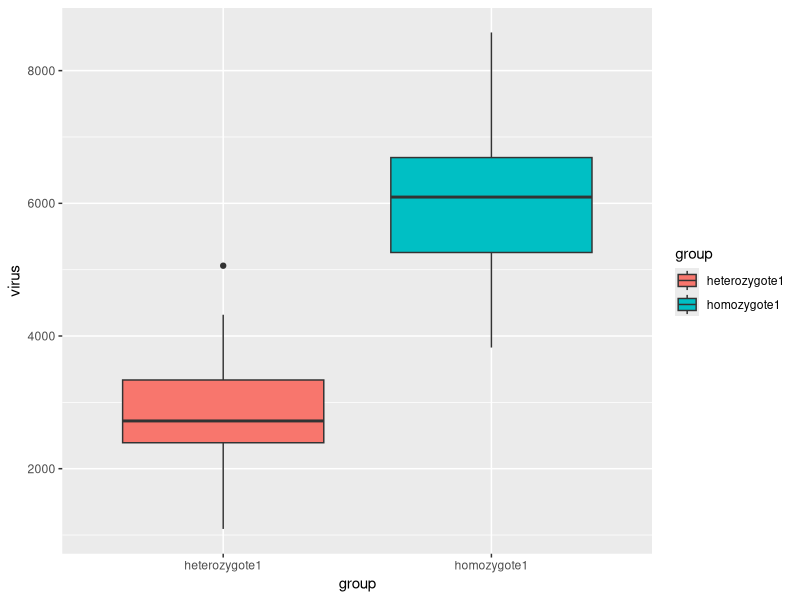
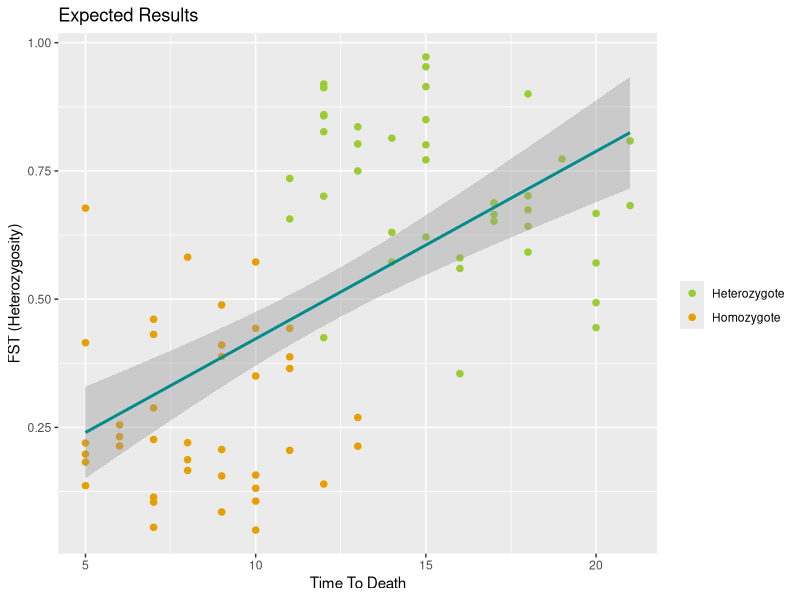

Reproduce these figures in R, in order.
# ---------------------------
# Homework 9
# 07 Apr 21
# MJD
# ---------------------------

# preliminaries ------------------------------
library(tidyr)
library(ggplot2)
################################


#-----------------------------------------
# FUNCTION FakeData
# description: makes a hypothetical data set for tadpoles (homozygotes & hterozygotes)
# inputs: mean
#         sample size
#         standard deviation
# outputs: a dataframe of homozygote and heterozygote viral load
##############################


fakeData <- function(meanHomo=6000, sampleSize=40, sdHomo=1000,meanHet = 3000, sdHet=1000){
  
 homozygote1 <- rnorm(n=sampleSize,meanHomo,sdHomo)
 heterozygote1 <- rnorm(n=sampleSize,meanHet,sdHet)
 
 df <- data.frame(homozygote1, heterozygote1)
 df2 <- gather(df,group,virus)
 
  return(df2)
  
} # end of FakeData
#-----------------------------------------
df1 <- fakeData()

#-----------------------------------------
# FUNCTION ANOVA
# description: Make an anova with the fake data
# inputs: df2 
# outputs: p value
##############################

ANOVA <- function(data=df1){
  
  anova <- aov(virus~group, data)
  
  return(cat("P = ", summary(anova)[[1]][["Pr(>F)"]][1]))
  
} # end of ANOVA
#-----------------------------------------
new_anova <- ANOVA()


#-----------------------------------------
# FUNCTION boxPlot
# description: make a barPlot from data frame
# inputs: anova
# outputs: bar plot
##############################

boxPlot <- function(data=df1){
  
  p1 <- ggplot(data, mapping=aes(x=group,y=virus, fill=group)) + geom_boxplot()
  
  return(p1)
  
} # end of barPlot
#-----------------------------------------
boxPlot()


# Modified Data ------------------------------


#-----------------------------------------
# FUNCTION FakeData2
# description: makes a hypothetical data set for FST and Time to Death
# inputs: mean
#         sample size
#         standard deviation
# outputs: 
##############################
fakeData2 <- function(meanHomo=6000, sampleSize=40, sdHomo=1000,meanHet = 3000, sdHet=1000){
  
  homozygote1 <- rnorm(n=sampleSize,meanHomo,sdHomo)
  heterozygote1 <- rnorm(n=sampleSize,meanHet,sdHet)
  
  df <- data.frame(homozygote1, heterozygote1)
  df2 <- gather(df,group,virus)
  
  
  FST <- c(rbeta(n=sampleSize, shape1=2, shape2=5), rbeta(n=sampleSize, shape1=5, shape2=2))
  TimeToDeath <- c(sample(5:13,size=40, replace=TRUE),sample(11:21, size=40,replace=TRUE))
  
  df3 <- data.frame(group=df2$group, FST, TimeToDeath)
  
  return(df3)
}
df3 <- fakeData2() 

#-----------------------------------------
# FUNCTION myHist
# description: make a histogram from data frame 3 with FST and Time to death
# inputs: df3 
# outputs: histogram
##############################

myScat <- function(data=df3){
  
  p1 <- ggplot(data, aes(x=TimeToDeath,y=FST,  color=group)) + 
    geom_point(size=3,shape=20) + 
    geom_smooth(method=lm, color="cyan4") + 
    labs(title="Expected Results", x ="Time To Death", y = "FST (Heterozygosity)",color="") +
   scale_color_manual(values=c("olivedrab3", "#E69F00"),labels=c("Heterozygote", "Homozygote"))

  
 #  groupColors=c("aquamarine","darkseagreen3")
  return(p1)
  
} # end of barPlot
#-----------------------------------------
myScat()


                      